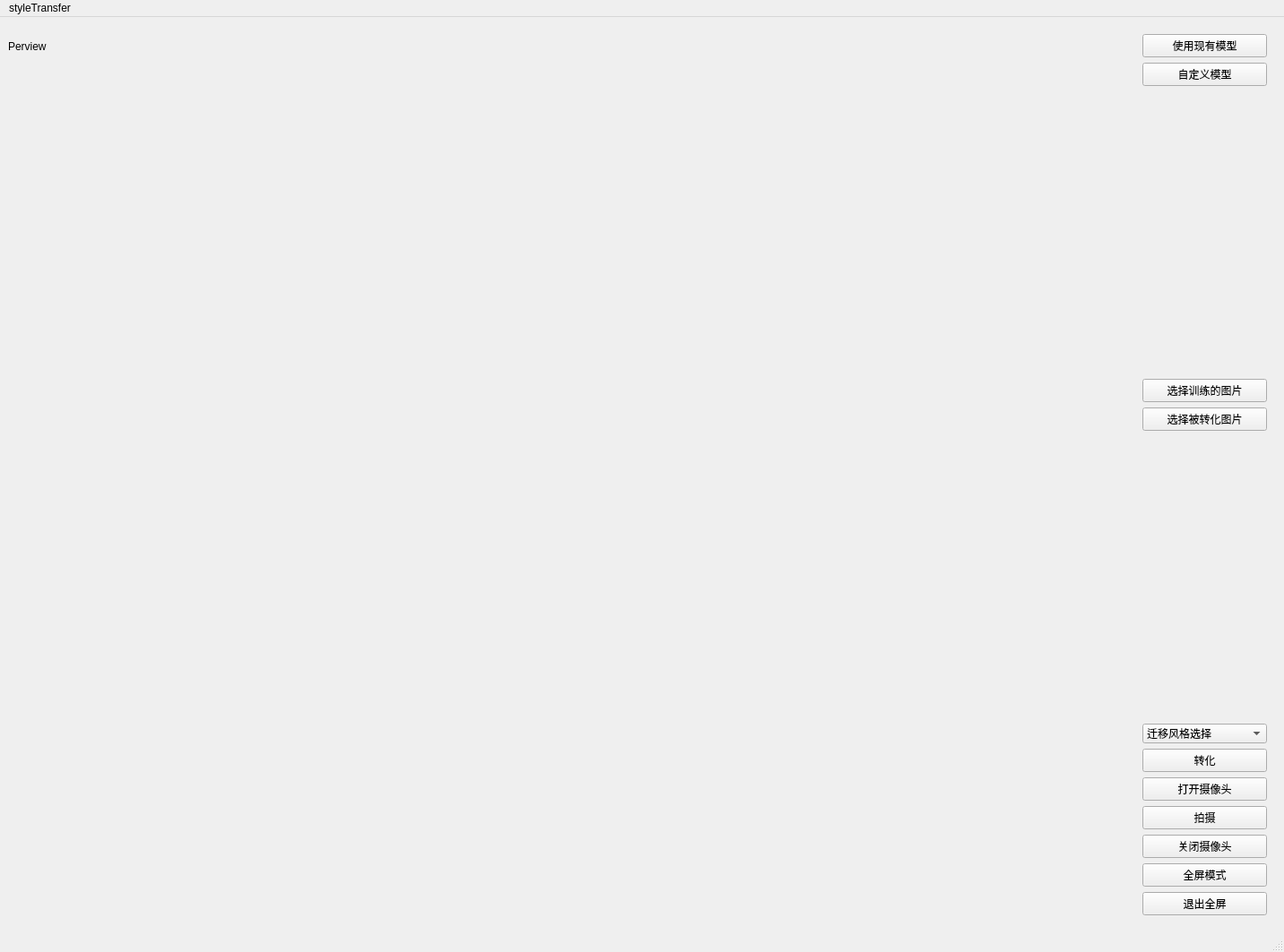
<?xml version="1.0" encoding="UTF-8"?>
<ui version="4.0">
 <class>MainWindow</class>
 <widget class="QMainWindow" name="MainWindow">
  <property name="geometry">
   <rect>
    <x>0</x>
    <y>0</y>
    <width>1433</width>
    <height>1063</height>
   </rect>
  </property>
  <property name="windowTitle">
   <string>MainWindow</string>
  </property>
  <widget class="QWidget" name="centralwidget">
   <layout class="QHBoxLayout" name="horizontalLayout" stretch="8,0">
    <item>
     <layout class="QVBoxLayout" name="verticalLayout" stretch="1,20">
      <item>
       <widget class="QLabel" name="label_2">
        <property name="text">
         <string>Perview</string>
        </property>
       </widget>
      </item>
      <item>
       <widget class="QLabel" name="label">
        <property name="minimumSize">
         <size>
          <width>200</width>
          <height>200</height>
         </size>
        </property>
        <property name="text">
         <string/>
        </property>
       </widget>
      </item>
     </layout>
    </item>
    <item>
     <layout class="QVBoxLayout" name="verticalLayout_2">
      <property name="sizeConstraint">
       <enum>QLayout::SetDefaultConstraint</enum>
      </property>
      <property name="leftMargin">
       <number>10</number>
      </property>
      <property name="topMargin">
       <number>10</number>
      </property>
      <property name="rightMargin">
       <number>10</number>
      </property>
      <property name="bottomMargin">
       <number>10</number>
      </property>
      <item>
       <widget class="QPushButton" name="current">
        <property name="minimumSize">
         <size>
          <width>0</width>
          <height>0</height>
         </size>
        </property>
        <property name="text">
         <string>使用现有模型</string>
        </property>
       </widget>
      </item>
      <item>
       <widget class="QPushButton" name="customize">
        <property name="text">
         <string>自定义模型</string>
        </property>
       </widget>
      </item>
      <item>
       <spacer name="verticalSpacer_2">
        <property name="orientation">
         <enum>Qt::Vertical</enum>
        </property>
        <property name="sizeHint" stdset="0">
         <size>
          <width>139</width>
          <height>13</height>
         </size>
        </property>
       </spacer>
      </item>
      <item>
       <widget class="QPushButton" name="train">
        <property name="text">
         <string>选择训练的图片</string>
        </property>
       </widget>
      </item>
      <item>
       <widget class="QPushButton" name="train_convert">
        <property name="text">
         <string>选择被转化图片</string>
        </property>
       </widget>
      </item>
      <item>
       <spacer name="verticalSpacer">
        <property name="orientation">
         <enum>Qt::Vertical</enum>
        </property>
        <property name="sizeHint" stdset="0">
         <size>
          <width>20</width>
          <height>40</height>
         </size>
        </property>
       </spacer>
      </item>
      <item>
       <widget class="QComboBox" name="choose">
        <property name="contextMenuPolicy">
         <enum>Qt::DefaultContextMenu</enum>
        </property>
        <item>
         <property name="text">
          <string>迁移风格选择</string>
         </property>
        </item>
        <item>
         <property name="text">
          <string>candy</string>
         </property>
        </item>
        <item>
         <property name="text">
          <string>composition_vii</string>
         </property>
        </item>
        <item>
         <property name="text">
          <string>the_wave</string>
         </property>
        </item>
        <item>
         <property name="text">
          <string>feathers</string>
         </property>
        </item>
        <item>
         <property name="text">
          <string>la_muse</string>
         </property>
        </item>
        <item>
         <property name="text">
          <string>mosaic</string>
         </property>
        </item>
        <item>
         <property name="text">
          <string>the_scream</string>
         </property>
        </item>
       </widget>
      </item>
      <item>
       <widget class="QPushButton" name="convert">
        <property name="text">
         <string>转化</string>
        </property>
       </widget>
      </item>
      <item>
       <widget class="QPushButton" name="open">
        <property name="text">
         <string>打开摄像头</string>
        </property>
       </widget>
      </item>
      <item>
       <widget class="QPushButton" name="shoot">
        <property name="text">
         <string>拍摄</string>
        </property>
       </widget>
      </item>
      <item>
       <widget class="QPushButton" name="close">
        <property name="text">
         <string>关闭摄像头</string>
        </property>
       </widget>
      </item>
      <item>
       <widget class="QPushButton" name="fullScreen">
        <property name="text">
         <string>全屏模式</string>
        </property>
       </widget>
      </item>
      <item>
       <widget class="QPushButton" name="quitScreen">
        <property name="text">
         <string>退出全屏</string>
        </property>
       </widget>
      </item>
     </layout>
    </item>
   </layout>
  </widget>
  <widget class="QMenuBar" name="menubar">
   <property name="geometry">
    <rect>
     <x>0</x>
     <y>0</y>
     <width>1433</width>
     <height>22</height>
    </rect>
   </property>
   <widget class="QMenu" name="menustyleTransfer">
    <property name="title">
     <string>styleTransfer</string>
    </property>
   </widget>
   <addaction name="menustyleTransfer"/>
  </widget>
  <widget class="QStatusBar" name="statusBar"/>
 </widget>
 <resources/>
 <connections/>
</ui>
